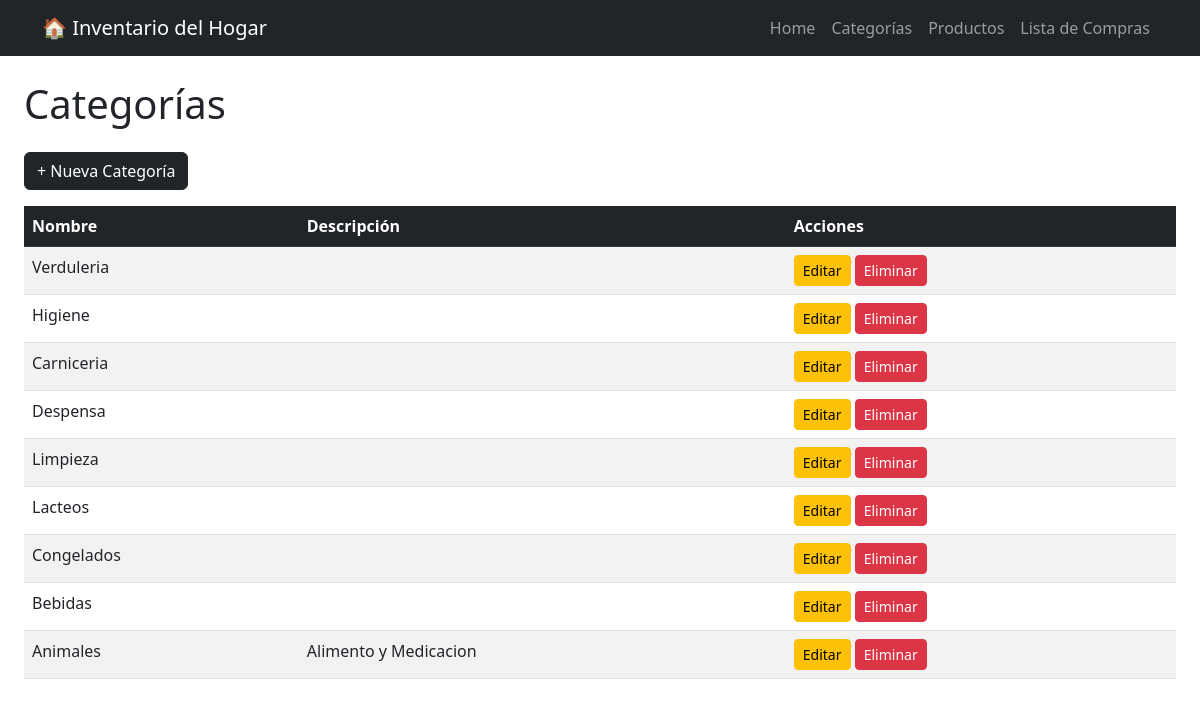
The app's page /categorias/, older data.
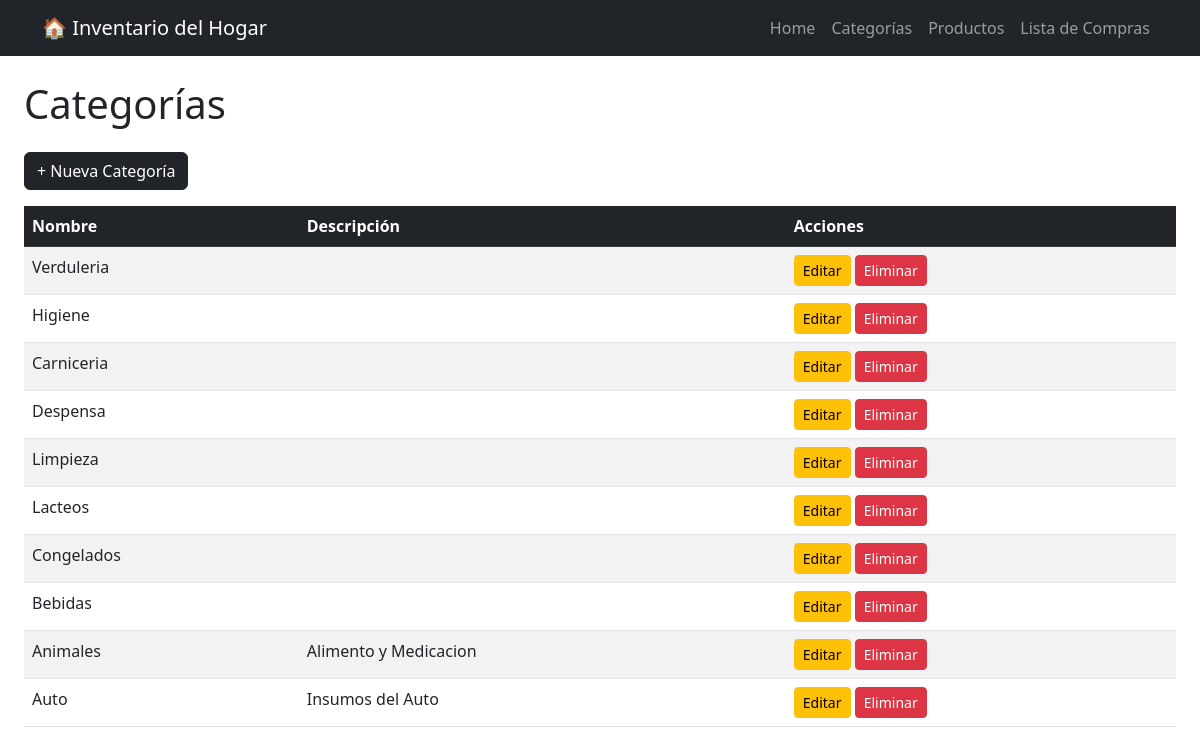
The same page, newer data.
### categorias/models.py (models this page shows, shortened)
class Categoria(models.Model):
    nombre= models.CharField(max_length=20)
    descripcion= models.TextField(null=True , blank=True )

### categorias/views.py (the view)
# urls.py: path('', views.lista_categorias, name='lista'),
def lista_categorias(request):
    categorias = Categoria.objects.all()
    return render(request, 'categorias/lista_categorias.html', {'categorias': categorias})

### categorias/templates/categorias/lista_categorias.html
{% extends 'core/base.html' %}
{% block content %}
    <h1 class="mb-4">Categorías</h1>
    <a href="{% url 'categorias:crear' %}" class="btn btn-dark mb-3">+ Nueva Categoría</a>
    <table class="table table-striped table-hover">
        <thead class="table-dark">
            <tr>
                <th>Nombre</th>
                <th>Descripción</th>
                <th>Acciones</th>
            </tr>
        </thead>
        <tbody>
          {% for categoria in categorias %}
          <tr>
               <td>{{ categoria.nombre }}</td>
               <td>{{ categoria.descripcion }}</td>
               <td>
                    <a href="{% url 'categorias:editar' categoria.pk %}" class="btn btn-sm btn-warning">Editar</a>
                    <a href="{% url 'categorias:eliminar' categoria.pk %}" class="btn btn-sm btn-danger">Eliminar</a>
               </td>
         </tr>
{% endfor %}
        </tbody>
    </table>
{% endblock %}

Row changes from the older to the newer data that the page shows:
added Categoria: nombre "Auto", descripcion "Insumos del Auto"
